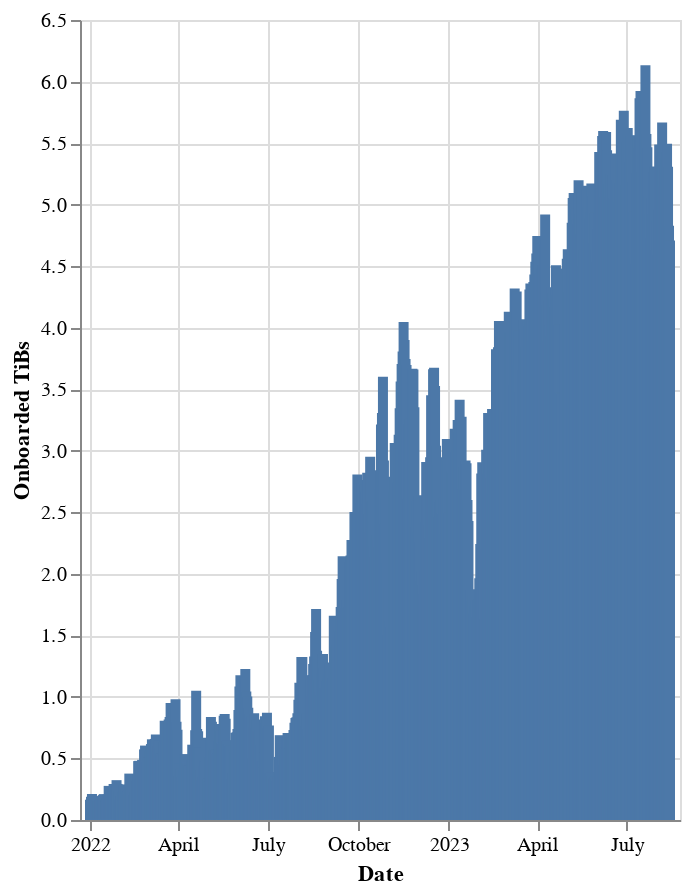

Notebook code cell kept with this figure:
### Markdown cell above
::: {layout="[ [3, 2] ]"}

### Code cell
# | output: true

display(Markdown(f"### Data Onboarding Rate"))

c = (
    alt.Chart(df)
    .mark_bar()
    .encode(
        x=alt.X("date:T", title="Date"),
        y=alt.Y("onboarded_tibs:Q", title="Onboarded TiBs"),
        # color=alt.value("#55595c"),
        tooltip=[
            alt.Tooltip("date:T", title="Date"),
            alt.Tooltip("onboarded_tibs:Q", title="Onboarded TiBs"),
        ],
    )
    .properties(width="container", height=400)
)

# Make it zoomable and lock the y axis
# c = c.interactive(bind_y=False)

c.display()

### Figure 1 — Vega-Lite specification as saved in the notebook (floating-point values rounded to 4 significant figures; data arrays with more than 128 entries replaced by an {"elided": "..."} marker saying what was removed)
{"config": {"view": {"continuousWidth": 300, "continuousHeight": 300}}, "data": {"name": "data-af9bb398115eade88a173e251865d97f"}, "mark": {"type": "bar"}, "encoding": {"tooltip": [{"field": "date", "title": "Date", "type": "temporal"}, {"field": "onboarded_tibs", "title": "Onboarded TiBs", "type": "quantitative"}], "x": {"field": "date", "title": "Date", "type": "temporal"}, "y": {"field": "onboarded_tibs", "title": "Onboarded TiBs", "type": "quantitative"}}, "height": 400, "width": "container", "$schema": "https://vega.github.io/schema/vega-lite/v5.8.0.json", "datasets": {"data-af9bb398115eade88a173e251865d97f": {"elided": "591 records"}}}
